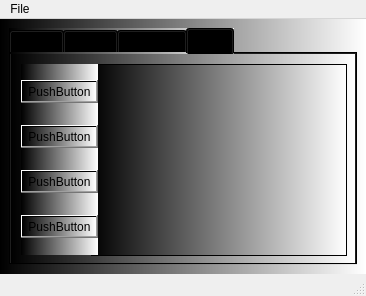
<?xml version="1.0" encoding="UTF-8"?>
<ui version="4.0">
 <class>MainWindow</class>
 <widget class="QMainWindow" name="MainWindow">
  <property name="geometry">
   <rect>
    <x>0</x>
    <y>0</y>
    <width>366</width>
    <height>296</height>
   </rect>
  </property>
  <property name="windowTitle">
   <string>MainWindow</string>
  </property>
  <widget class="QWidget" name="centralwidget">
   <property name="styleSheet">
    <string notr="true">background-color: qlineargradient(spread:pad, x1:0, y1:0, x2:1, y2:0, stop:0 rgba(0, 0, 0, 255), stop:1 rgba(255, 255, 255, 255));</string>
   </property>
   <layout class="QVBoxLayout" name="verticalLayout">
    <item>
     <widget class="QTabWidget" name="tabWidget">
      <property name="styleSheet">
       <string notr="true">background-color: qlineargradient(spread:pad, x1:0, y1:0, x2:1, y2:0, stop:0 rgba(0, 0, 0, 255), stop:1 rgba(255, 255, 255, 255));</string>
      </property>
      <property name="currentIndex">
       <number>3</number>
      </property>
      <widget class="QWidget" name="tab">
       <property name="styleSheet">
        <string notr="true">QWidget{
background-color: rgb(0, 0, 255);
}

QPushButton{
background-color: rgb(255, 255, 255);
}

QPushButton#pushButton_set_label{
background-color: rgb(255, 0, 255);
}
</string>
       </property>
       <attribute name="title">
        <string>Tab 1</string>
       </attribute>
       <widget class="QWidget" name="verticalLayoutWidget">
        <property name="geometry">
         <rect>
          <x>0</x>
          <y>0</y>
          <width>341</width>
          <height>201</height>
         </rect>
        </property>
        <layout class="QVBoxLayout" name="verticalLayout_2">
         <item>
          <widget class="QLabel" name="label">
           <property name="font">
            <font>
             <pointsize>18</pointsize>
            </font>
           </property>
           <property name="text">
            <string>TextLabel</string>
           </property>
           <property name="alignment">
            <set>Qt::AlignCenter</set>
           </property>
          </widget>
         </item>
         <item>
          <layout class="QHBoxLayout" name="horizontalLayout">
           <item>
            <widget class="QPushButton" name="pushButton_clear">
             <property name="text">
              <string>Clear label</string>
             </property>
            </widget>
           </item>
           <item>
            <widget class="QPushButton" name="pushButton_set_label">
             <property name="text">
              <string>Set label</string>
             </property>
            </widget>
           </item>
          </layout>
         </item>
        </layout>
       </widget>
      </widget>
      <widget class="QWidget" name="tab_2">
       <property name="autoFillBackground">
        <bool>false</bool>
       </property>
       <attribute name="title">
        <string>Tab 2</string>
       </attribute>
       <widget class="QPushButton" name="pushButton_convert">
        <property name="geometry">
         <rect>
          <x>260</x>
          <y>180</y>
          <width>75</width>
          <height>23</height>
         </rect>
        </property>
        <property name="styleSheet">
         <string notr="true">background-color: rgb(0, 170, 255);</string>
        </property>
        <property name="text">
         <string>Convert</string>
        </property>
       </widget>
       <widget class="QGroupBox" name="groupBox">
        <property name="geometry">
         <rect>
          <x>10</x>
          <y>69</y>
          <width>321</width>
          <height>101</height>
         </rect>
        </property>
        <property name="styleSheet">
         <string notr="true">background-color: rgb(255, 255, 255);</string>
        </property>
        <property name="title">
         <string>UI and PY conversions</string>
        </property>
        <widget class="QWidget" name="horizontalLayoutWidget">
         <property name="geometry">
          <rect>
           <x>0</x>
           <y>50</y>
           <width>321</width>
           <height>51</height>
          </rect>
         </property>
         <layout class="QHBoxLayout" name="horizontalLayout_2">
          <item>
           <widget class="QLabel" name="label_convert">
            <property name="text">
             <string>&lt;click radio button&gt;</string>
            </property>
           </widget>
          </item>
          <item>
           <widget class="QLineEdit" name="lineEdit"/>
          </item>
          <item>
           <widget class="QToolButton" name="toolButton">
            <property name="text">
             <string>...</string>
            </property>
           </widget>
          </item>
         </layout>
        </widget>
        <widget class="QRadioButton" name="radioButton_ui">
         <property name="geometry">
          <rect>
           <x>10</x>
           <y>20</y>
           <width>82</width>
           <height>17</height>
          </rect>
         </property>
         <property name="text">
          <string>UI to PY</string>
         </property>
        </widget>
        <widget class="QRadioButton" name="radioButton_exe">
         <property name="geometry">
          <rect>
           <x>120</x>
           <y>20</y>
           <width>82</width>
           <height>17</height>
          </rect>
         </property>
         <property name="text">
          <string>PY to EXE</string>
         </property>
        </widget>
       </widget>
      </widget>
      <widget class="QWidget" name="tab_3_network">
       <property name="styleSheet">
        <string notr="true"/>
       </property>
       <attribute name="title">
        <string>Network</string>
       </attribute>
       <widget class="QGroupBox" name="groupBox_2_client1">
        <property name="geometry">
         <rect>
          <x>10</x>
          <y>10</y>
          <width>121</width>
          <height>191</height>
         </rect>
        </property>
        <property name="styleSheet">
         <string notr="true">background-color: rgb(255, 255, 255);</string>
        </property>
        <property name="title">
         <string>TCP Client</string>
        </property>
        <widget class="QWidget" name="verticalLayoutWidget_2">
         <property name="geometry">
          <rect>
           <x>10</x>
           <y>19</y>
           <width>101</width>
           <height>161</height>
          </rect>
         </property>
         <layout class="QVBoxLayout" name="verticalLayout_4">
          <item>
           <widget class="QTextEdit" name="textEdit_client1"/>
          </item>
          <item>
           <widget class="QLineEdit" name="lineEdit_client1"/>
          </item>
          <item>
           <widget class="QPushButton" name="pushButton_client1_send">
            <property name="styleSheet">
             <string notr="true">background-color: rgb(255, 0, 0);
color: rgb(255, 255, 255);
</string>
            </property>
            <property name="text">
             <string>Connect to Server</string>
            </property>
           </widget>
          </item>
         </layout>
        </widget>
       </widget>
       <widget class="QGroupBox" name="groupBox_3_client2">
        <property name="geometry">
         <rect>
          <x>140</x>
          <y>10</y>
          <width>121</width>
          <height>191</height>
         </rect>
        </property>
        <property name="styleSheet">
         <string notr="true">background-color: rgb(255, 255, 255);</string>
        </property>
        <property name="title">
         <string>TCP Client</string>
        </property>
        <widget class="QWidget" name="verticalLayoutWidget_3">
         <property name="geometry">
          <rect>
           <x>10</x>
           <y>19</y>
           <width>101</width>
           <height>161</height>
          </rect>
         </property>
         <layout class="QVBoxLayout" name="verticalLayout_5">
          <item>
           <widget class="QTextEdit" name="textEdit_client2"/>
          </item>
          <item>
           <widget class="QLineEdit" name="lineEdit_client2"/>
          </item>
          <item>
           <widget class="QPushButton" name="pushButton_client2_send">
            <property name="styleSheet">
             <string notr="true">background-color: rgb(0, 0, 255);
color: rgb(255, 255, 255);</string>
            </property>
            <property name="text">
             <string>Connect to Server</string>
            </property>
           </widget>
          </item>
         </layout>
        </widget>
       </widget>
       <widget class="QGroupBox" name="groupBox_4_server">
        <property name="geometry">
         <rect>
          <x>270</x>
          <y>100</y>
          <width>61</width>
          <height>101</height>
         </rect>
        </property>
        <property name="styleSheet">
         <string notr="true">background-color: qlineargradient(spread:pad, x1:0, y1:0, x2:1, y2:0, stop:0 rgba(255, 178, 102, 255), stop:0.55 rgba(235, 148, 61, 255), stop:0.98 rgba(0, 0, 0, 255), stop:1 rgba(0, 0, 0, 0));</string>
        </property>
        <property name="title">
         <string>Server</string>
        </property>
        <widget class="QLabel" name="label_2">
         <property name="geometry">
          <rect>
           <x>10</x>
           <y>20</y>
           <width>47</width>
           <height>13</height>
          </rect>
         </property>
         <property name="text">
          <string>Port:</string>
         </property>
        </widget>
        <widget class="QLineEdit" name="lineEdit_4_port_number">
         <property name="geometry">
          <rect>
           <x>10</x>
           <y>40</y>
           <width>41</width>
           <height>20</height>
          </rect>
         </property>
         <property name="styleSheet">
          <string notr="true">background-color: rgb(255, 255, 255);</string>
         </property>
         <property name="text">
          <string>12345</string>
         </property>
        </widget>
        <widget class="QPushButton" name="pushButton_3_start">
         <property name="geometry">
          <rect>
           <x>10</x>
           <y>70</y>
           <width>41</width>
           <height>23</height>
          </rect>
         </property>
         <property name="styleSheet">
          <string notr="true">background-color: rgb(0, 0, 0);
color: rgb(255, 255, 255);
</string>
         </property>
         <property name="text">
          <string>Start</string>
         </property>
        </widget>
       </widget>
      </widget>
      <widget class="QWidget" name="tab_4_SQL">
       <attribute name="title">
        <string>SQL</string>
       </attribute>
       <widget class="QTableView" name="tableView">
        <property name="geometry">
         <rect>
          <x>80</x>
          <y>10</y>
          <width>256</width>
          <height>192</height>
         </rect>
        </property>
       </widget>
       <widget class="QWidget" name="verticalLayoutWidget_4">
        <property name="geometry">
         <rect>
          <x>10</x>
          <y>10</y>
          <width>77</width>
          <height>191</height>
         </rect>
        </property>
        <layout class="QVBoxLayout" name="verticalLayout_3">
         <item>
          <widget class="QPushButton" name="pushButton_3">
           <property name="text">
            <string>PushButton</string>
           </property>
          </widget>
         </item>
         <item>
          <widget class="QPushButton" name="pushButton_2">
           <property name="text">
            <string>PushButton</string>
           </property>
          </widget>
         </item>
         <item>
          <widget class="QPushButton" name="pushButton">
           <property name="text">
            <string>PushButton</string>
           </property>
          </widget>
         </item>
         <item>
          <widget class="QPushButton" name="pushButton_4">
           <property name="text">
            <string>PushButton</string>
           </property>
          </widget>
         </item>
        </layout>
       </widget>
      </widget>
     </widget>
    </item>
   </layout>
  </widget>
  <widget class="QMenuBar" name="menubar">
   <property name="geometry">
    <rect>
     <x>0</x>
     <y>0</y>
     <width>366</width>
     <height>21</height>
    </rect>
   </property>
   <widget class="QMenu" name="menuFile">
    <property name="title">
     <string>File</string>
    </property>
    <addaction name="actionNew"/>
    <addaction name="separator"/>
    <addaction name="actionExit"/>
   </widget>
   <addaction name="menuFile"/>
  </widget>
  <widget class="QStatusBar" name="statusbar">
   <property name="statusTip">
    <string>Statusbar</string>
   </property>
  </widget>
  <action name="actionNew">
   <property name="icon">
    <iconset>
     <normaloff>../icons/new_icon.png</normaloff>../icons/new_icon.png</iconset>
   </property>
   <property name="text">
    <string>New</string>
   </property>
   <property name="statusTip">
    <string>New File</string>
   </property>
  </action>
  <action name="actionExit">
   <property name="icon">
    <iconset>
     <normaloff>../icons/exit_icon.png</normaloff>../icons/exit_icon.png</iconset>
   </property>
   <property name="text">
    <string>Exit</string>
   </property>
  </action>
 </widget>
 <resources/>
 <connections/>
 <slots>
  <slot>slot1()</slot>
 </slots>
</ui>
